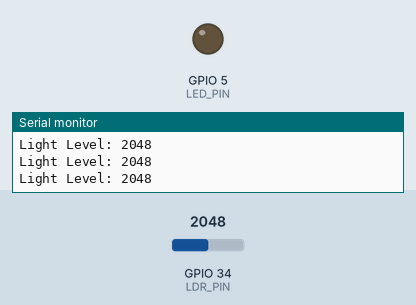
Simulated run of this sketch. Board: ESP32. Parts: output pins drawn as LEDs (lit = HIGH), the last lines printed to the serial monitor. Inputs (shaded band) come from the test bench; at power-on: GPIO 34 (LDR_PIN) = 2048.

Above: at 1.2 s.
1.3 s: GPIO 34 (LDR_PIN) set to 2540
At 1.8 s:
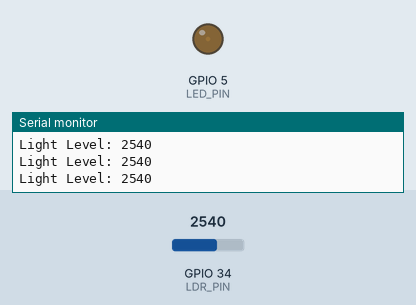
2.8 s: GPIO 34 (LDR_PIN) set to 3603
At 3.2 s:
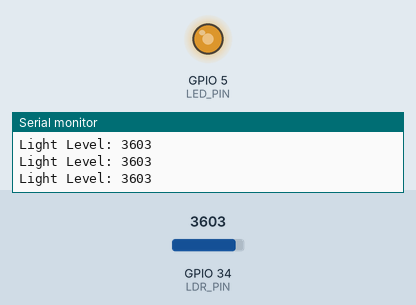
4.3 s: GPIO 34 (LDR_PIN) set to 4095
At 4.7 s:
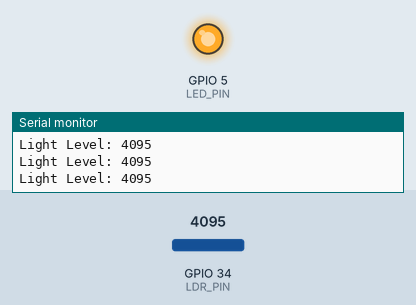
Timing chart, 0 to 7.3 s (numbered marks = the images above; inputs shaded):
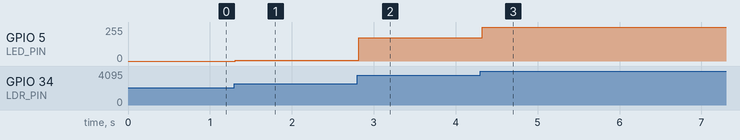

The sketch:

main.ino
```cpp
int LDR_PIN = 34;
int LED_PIN = 5;

const int ON_THRESHOLD = 2500;
const int OFF_THRESHOLD = 1500;

void setup() {
  Serial.begin(115200);
  Serial.println("LDR Test Starting...");
  pinMode(LED_PIN, OUTPUT);
}

void loop() {
  int value = analogRead(LDR_PIN);
  Serial.print("Light Level: ");
  Serial.println(value);

  if (value > ON_THRESHOLD) {
    int brightness = map(value, 2500, 4095, 0, 255);
    brightness = constrain(brightness, 0, 255);

    analogWrite(LED_PIN, brightness);
  }

  if (value < OFF_THRESHOLD) {
    analogWrite(LED_PIN, 0);
  }

  delay(50);
}
```

Measured:
- after the input at 1.3 s, GPIO 5 (LED_PIN): 0/255 → 6/255 at once
- after the input at 2.8 s, GPIO 5 (LED_PIN): 6/255 → 176/255 at once
- after the input at 4.3 s, GPIO 5 (LED_PIN): 176/255 → 255/255 at once
